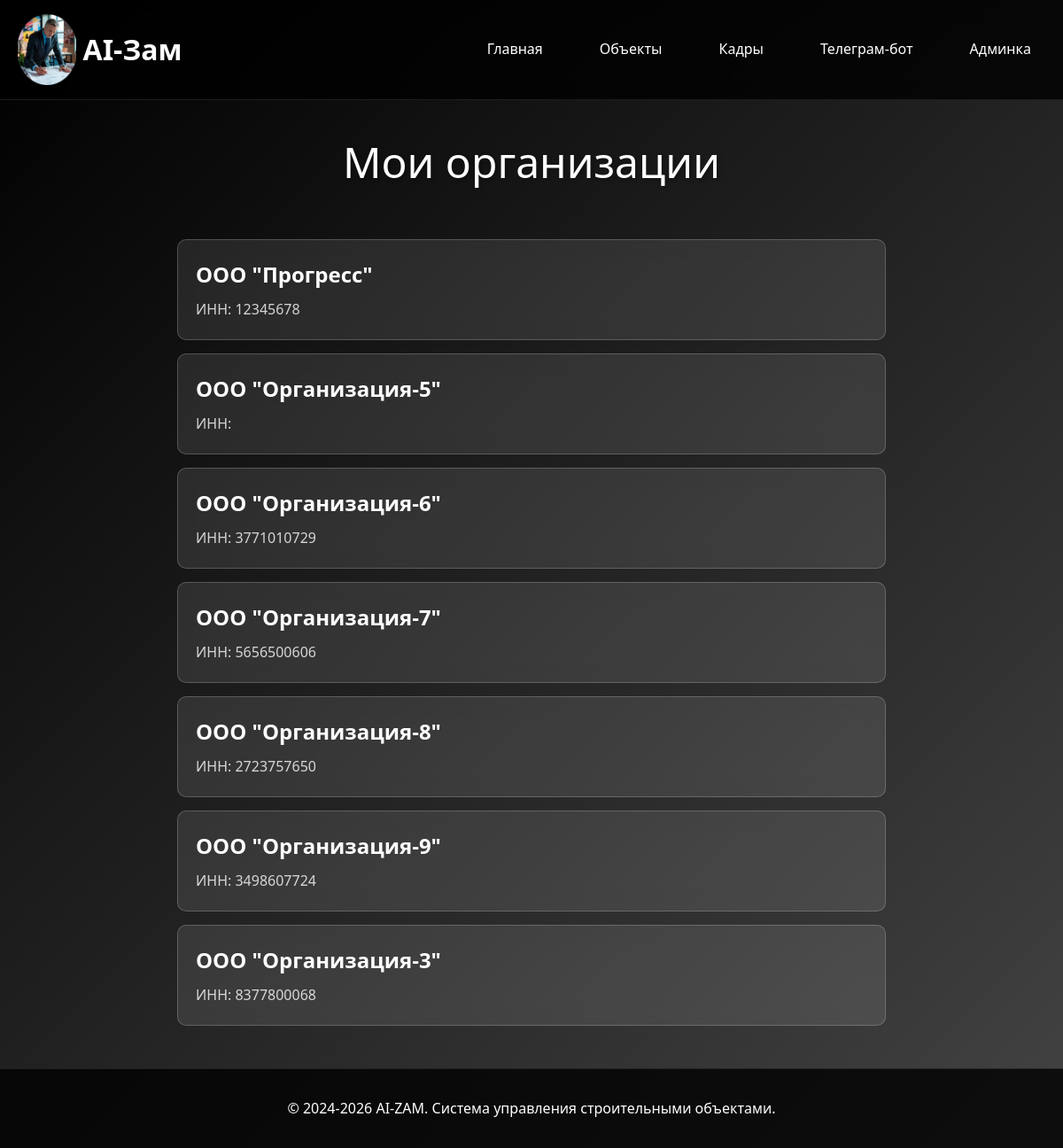
The app's page /sotrudniki/organizations/ with its own data.
### sotrudniki/models.py (models this page shows, shortened)
class Organizaciya(models.Model):
    nazvanie = models.CharField(max_length=300, verbose_name="Название")
    inn = models.CharField(max_length=12, unique=True, verbose_name="ИНН")
    ogrn = models.CharField(max_length=15, verbose_name="ОГРН", null=True, blank=True)
    adres = models.TextField(verbose_name="Адрес", null=True, blank=True)
    is_active = models.BooleanField(default=True, verbose_name="Активная")
    class Meta:
        verbose_name = "Организация"
        verbose_name_plural = "Организации"

### sotrudniki/views.py (the view)
# urls.py: path('organizations/', views.organizations_list, name='organizations'),
def organizations_list(request):
    organizacii = Organizaciya.objects.filter(is_active=True)
    return render(request, 'sotrudniki/organizations.html', {'organizacii': organizacii})

### sotrudniki/templates/sotrudniki/organizations.html (shortened to what this page needs)
{% extends 'base/base.html' %}
{% block content %}
<div class="page-title">Мои организации</div>
<ul class="organization-list">
    {% for organizaciya in organizacii %}
    <li class="organization-item">
        <a href="{% url 'sotrudniki:organization_detail' organizaciya.pk %}" class="organization-link">
            {{ organizaciya.nazvanie }}
        </a>
        <div class="organization-inn">ИНН: {{ organizaciya.inn }}</div>
    </li>
    {% empty %}
    <li class="organization-item">
        <div style="text-align: center; color: rgba(255, 255, 255, 0.7);">Нет организаций</div>
    </li>
    {% endfor %}
</ul>
{% endblock %}

### records on screen
Organizaciya: nazvanie "ООО \"Прогресс\"", inn "12345678"
Organizaciya: nazvanie "ООО \"Организация-5\""
Organizaciya: nazvanie "ООО \"Организация-6\"", inn "3771010729"
Organizaciya: nazvanie "ООО \"Организация-7\"", inn "5656500606"
Organizaciya: nazvanie "ООО \"Организация-8\"", inn "2723757650"
Organizaciya: nazvanie "ООО \"Организация-9\"", inn "3498607724"
Organizaciya: nazvanie "ООО \"Организация-3\"", inn "8377800068"
